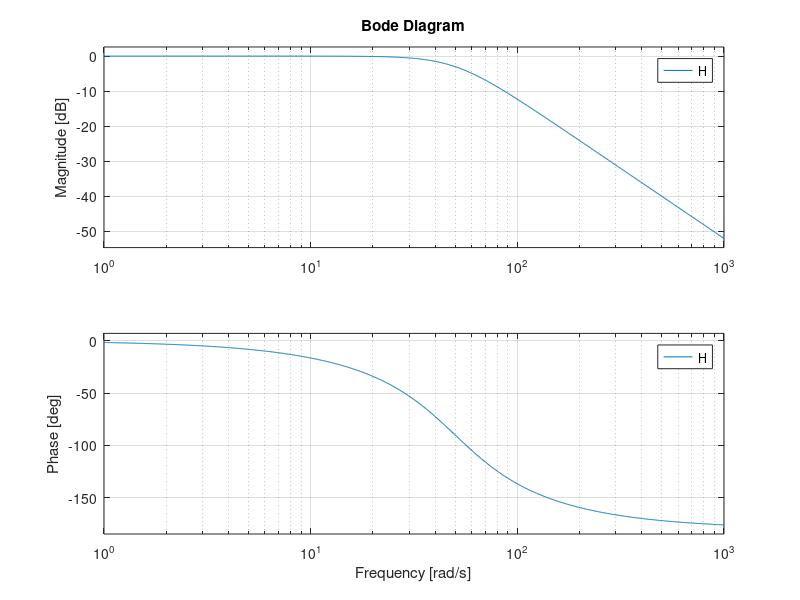

The MATLAB script that drew this image: (Note: this script raises an error after producing the figure.)
%% Butterworth filter design:
% wc -passband cut-off frequency (rad/s)
% Rc -attenuation at passband cut-off (dB) (Rc > 0)
% ws -stopband frequency (rad/s)
% Rs -attenuation at stopband (dB) (Rs > 0)
wc=50;
Rc=3;
ws=70;
Rs=6;
epsilon = sqrt(10^(Rc/10)-1);
lambda = sqrt(10^(Rs/10)-1);
N_Bw = ceil(log(lambda/epsilon)/log(ws/wc));
disp(N_Bw);
[numB,denB] = butter(N_Bw,wc,'s');
H = tf(numB,denB);
p_Bw=pole(H);
bode(H); % Bode plot
disp(p_Bw);

%% Transfer function
u = 1;
[num,den] = linmod('DCMotor1b');
P=tf(num,den);

%% Butterworth filter open-loop step response
figure(1);
step(u*P);
stepinfo(u*P)

figure(2);
bode(P);
saveas(gcf, 'figures/5-butterworth-bode.fig');
saveas(gcf, 'plots/5-butterworth-bode.jpg');

%%
margin(P), grid